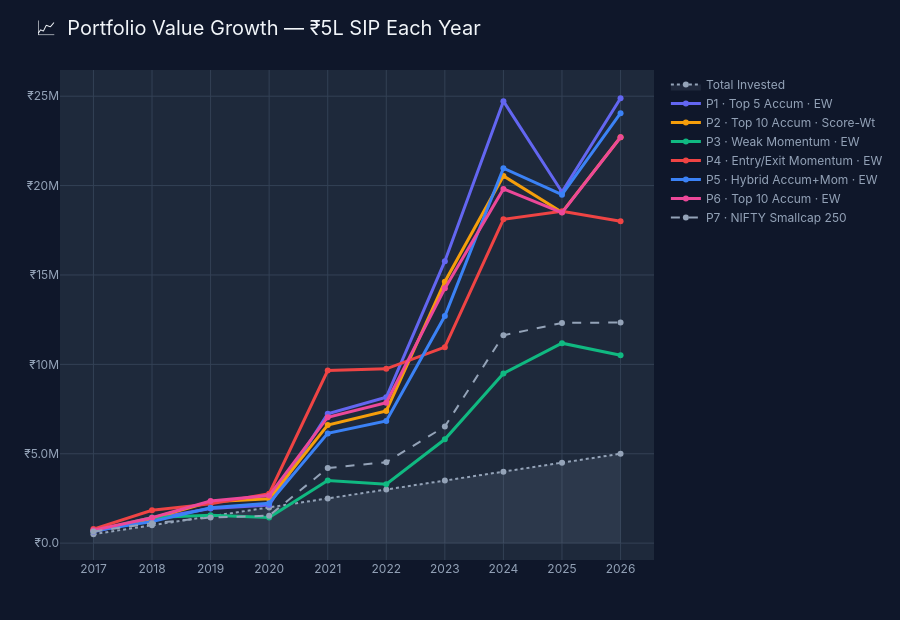

Notebook cell for this chart:
### Markdown cell above
## 2. Portfolio Growth — Absolute Value (₹)

### Code cell
fig = go.Figure()

# Invested capital area
fig.add_trace(go.Scatter(
    x=years, y=total_invested,
    name='Total Invested', fill='tozeroy',
    fillcolor='rgba(148,163,184,0.12)',
    line=dict(color='#94A3B8', width=2, dash='dot'),
    hovertemplate='Invested: ₹%{y:,.0f}<extra></extra>'
))

for p in portfolios:
    is_bm = 'Benchmark' in p
    fig.add_trace(go.Scatter(
        x=years, y=val_df[p],
        name=PORT_LABELS[p],
        line=dict(color=COLORS[p], width=3 if not is_bm else 2,
                  dash='solid' if not is_bm else 'dash'),
        mode='lines+markers',
        marker=dict(size=6, color=COLORS[p]),
        hovertemplate=f'<b>{PORT_LABELS[p]}</b><br>Year: %{{x}}<br>Value: ₹%{{y:,.0f}}<extra></extra>'
    ))

layout = dark_layout('📈  Portfolio Value Growth — ₹5L SIP Each Year', h=620)
layout['yaxis']['tickprefix'] = '₹'
layout['yaxis']['tickformat'] = ',.2s'
layout['xaxis']['dtick'] = 1
fig.update_layout(**layout)
fig.show()

### Figure 1 — Plotly figure (JSON) as saved in the notebook; plotly's stock layout.template omitted (floating-point values rounded to 4 significant figures)
{"data": [{"fill": "tozeroy", "fillcolor": "rgba(148,163,184,0.12)", "hovertemplate": "Invested: ₹%{y:,.0f}<extra></extra>", "line": {"color": "#94A3B8", "dash": "dot", "width": 2}, "name": "Total Invested", "type": "scatter", "x": [2017, 2018, 2019, 2020, 2021, 2022, 2023, 2024, 2025, 2026], "y": [500000, 1000000, 1500000, 2000000, 2500000, 3000000, 3500000, 4000000, 4500000, 5000000]}, {"hovertemplate": "<b>P1 · Top 5 Accum · EW</b><br>Year: %{x}<br>Value: ₹%{y:,.0f}<extra></extra>", "line": {"color": "#6366F1", "dash": "solid", "width": 3}, "marker": {"color": "#6366F1", "size": 6}, "mode": "lines+markers", "name": "P1 · Top 5 Accum · EW", "type": "scatter", "x": [2017, 2018, 2019, 2020, 2021, 2022, 2023, 2024, 2025, 2026], "y": [637150, 1360265, 1932766, 2128588, 7232660, 8161343, 15771764, 24721736, 19638751, 24885711]}, {"hovertemplate": "<b>P2 · Top 10 Accum · Score-Wt</b><br>Year: %{x}<br>Value: ₹%{y:,.0f}<extra></extra>", "line": {"color": "#F59E0B", "dash": "solid", "width": 3}, "marker": {"color": "#F59E0B", "size": 6}, "mode": "lines+markers", "name": "P2 · Top 10 Accum · Score-Wt", "type": "scatter", "x": [2017, 2018, 2019, 2020, 2021, 2022, 2023, 2024, 2025, 2026], "y": [686484, 1394139, 2313075, 2484159, 6609057, 7398151, 14623955, 20540299, 18502183, 22706035]}, {"hovertemplate": "<b>P3 · Weak Momentum · EW</b><br>Year: %{x}<br>Value: ₹%{y:,.0f}<extra></extra>", "line": {"color": "#10B981", "dash": "solid", "width": 3}, "marker": {"color": "#10B981", "size": 6}, "mode": "lines+markers", "name": "P3 · Weak Momentum · EW", "type": "scatter", "x": [2017, 2018, 2019, 2020, 2021, 2022, 2023, 2024, 2025, 2026], "y": [673311, 1434116, 1555198, 1433916, 3508119, 3300409, 5809873, 9487324, 11185103, 10509673]}, {"hovertemplate": "<b>P4 · Entry/Exit Momentum · EW</b><br>Year: %{x}<br>Value: ₹%{y:,.0f}<extra></extra>", "line": {"color": "#EF4444", "dash": "solid", "width": 3}, "marker": {"color": "#EF4444", "size": 6}, "mode": "lines+markers", "name": "P4 · Entry/Exit Momentum · EW", "type": "scatter", "x": [2017, 2018, 2019, 2020, 2021, 2022, 2023, 2024, 2025, 2026], "y": [787021, 1834640, 2196792, 2764393, 9656759, 9750803, 10962620, 18116150, 18565452, 18007762]}, {"hovertemplate": "<b>P5 · Hybrid Accum+Mom · EW</b><br>Year: %{x}<br>Value: ₹%{y:,.0f}<extra></extra>", "line": {"color": "#3B82F6", "dash": "solid", "width": 3}, "marker": {"color": "#3B82F6", "size": 6}, "mode": "lines+markers", "name": "P5 · Hybrid Accum+Mom · EW", "type": "scatter", "x": [2017, 2018, 2019, 2020, 2021, 2022, 2023, 2024, 2025, 2026], "y": [689160, 1202829, 1975444, 2237330, 6139429, 6831605, 12705166, 20970122, 19491872, 24048153]}, {"hovertemplate": "<b>P6 · Top 10 Accum · EW</b><br>Year: %{x}<br>Value: ₹%{y:,.0f}<extra></extra>", "line": {"color": "#EC4899", "dash": "solid", "width": 3}, "marker": {"color": "#EC4899", "size": 6}, "mode": "lines+markers", "name": "P6 · Top 10 Accum · EW", "type": "scatter", "x": [2017, 2018, 2019, 2020, 2021, 2022, 2023, 2024, 2025, 2026], "y": [716013, 1419410, 2354921, 2662224, 7043659, 7853065, 14250748, 19811512, 18489109, 22705080]}, {"hovertemplate": "<b>P7 · NIFTY Smallcap 250</b><br>Year: %{x}<br>Value: ₹%{y:,.0f}<extra></extra>", "line": {"color": "#94A3B8", "dash": "dash", "width": 2}, "marker": {"color": "#94A3B8", "size": 6}, "mode": "lines+markers", "name": "P7 · NIFTY Smallcap 250", "type": "scatter", "x": [2017, 2018, 2019, 2020, 2021, 2022, 2023, 2024, 2025, 2026], "y": [649913, 1105930, 1439259, 1535026, 4202151, 4528578, 6523847, 11625193, 12317191, 12344955]}], "layout": {"font": {"color": "#94A3B8", "family": "Inter, sans-serif", "size": 12}, "height": 620, "hovermode": "x unified", "legend": {"bgcolor": "rgba(0,0,0,0)", "bordercolor": "#334155", "font": {"color": "#94A3B8"}}, "margin": {"b": 60, "l": 60, "r": 30, "t": 70}, "paper_bgcolor": "#0F172A", "plot_bgcolor": "#1E293B", "title": {"font": {"color": "#F1F5F9", "family": "Inter, sans-serif", "size": 20}, "text": "📈  Portfolio Value Growth — ₹5L SIP Each Year", "x": 0.04}, "xaxis": {"dtick": 1, "gridcolor": "#334155", "showline": false, "tickfont": {"color": "#94A3B8"}, "zeroline": false}, "yaxis": {"gridcolor": "#334155", "showline": false, "tickfont": {"color": "#94A3B8"}, "tickformat": ",.2s", "tickprefix": "₹", "zeroline": false}}}
